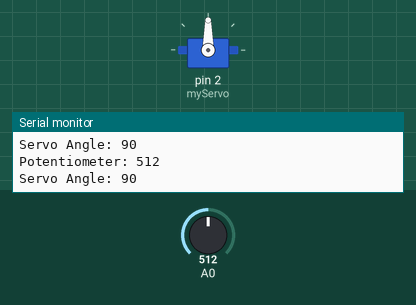
Recording of a sketch running on a simulated Arduino Uno, built with avr-gcc and run on an emulated ATmega328P. Shown: servo, the last lines printed to the serial monitor. Inputs (shaded band) come from the test bench; at power-on: A0 = 512.

Above: at 1.2 s.
1.3 s: A0 set to 716
At 2.5 s:
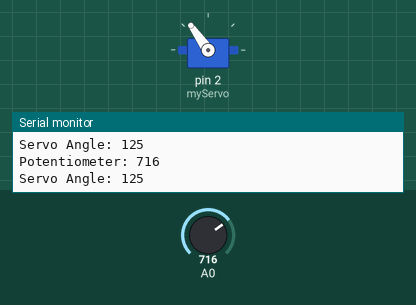
2.8 s: A0 set to 900
At 4.0 s:
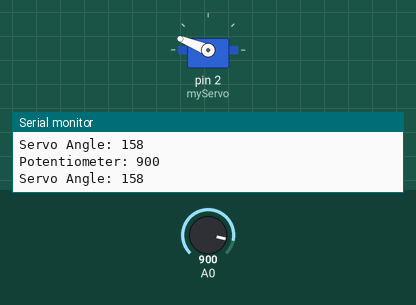
4.3 s: A0 set to 1023
At 5.5 s:
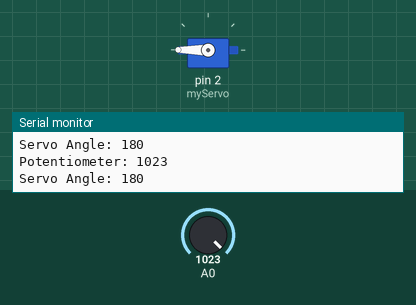
5.8 s: A0 set to 984
At 7.0 s:
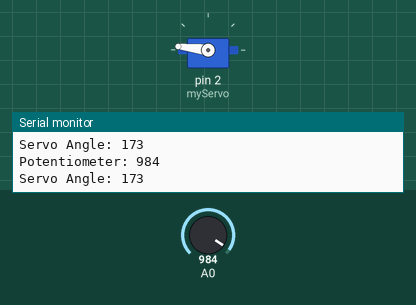
7.3 s: A0 set to 107
At 7.7 s:
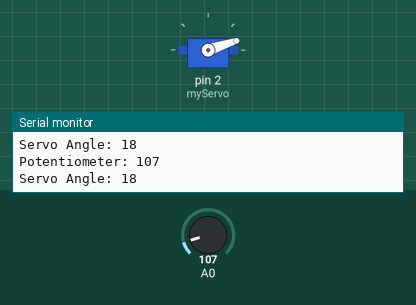
8.8 s: A0 set to 94
At 9.2 s:
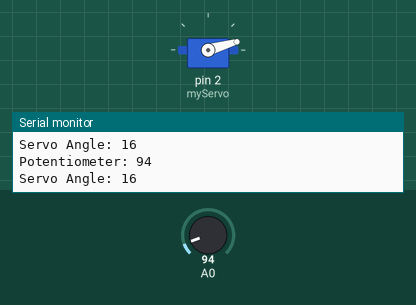
Timing chart, 0 to 11.8 s (numbered marks = the images above; inputs shaded):
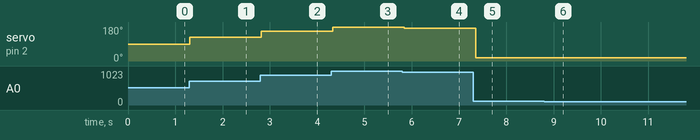

The sketch:

potentiometer.ino
```cpp
#include<Servo.h>
Servo myServo;

void setup() {
  myServo.attach(2);
  Serial.begin(9600);
}


void loop() {
  int potValue = analogRead(A0);

  int angle = map(potValue, 0, 1023, 0, 180);

  myServo.write(angle);

  Serial.print("Potentiometer: ");
  Serial.println(potValue);

  Serial.print("Servo Angle: ");
  Serial.println(angle);

  delay(100);
  }
```

Measured:
- after the input at 1.3 s, servo on pin 2 (myServo): 90° → 125° at once
- after the input at 2.8 s, servo on pin 2 (myServo): 125° → 158° at once
- after the input at 4.3 s, servo on pin 2 (myServo): 158° → 180° at once
- after the input at 5.8 s, servo on pin 2 (myServo): 180° → 173° after 0.05 s
- after the input at 7.3 s, servo on pin 2 (myServo): 173° → 18° after 0.06 s
- after the input at 8.8 s, servo on pin 2 (myServo): 18° → 16° after 0.07 s
